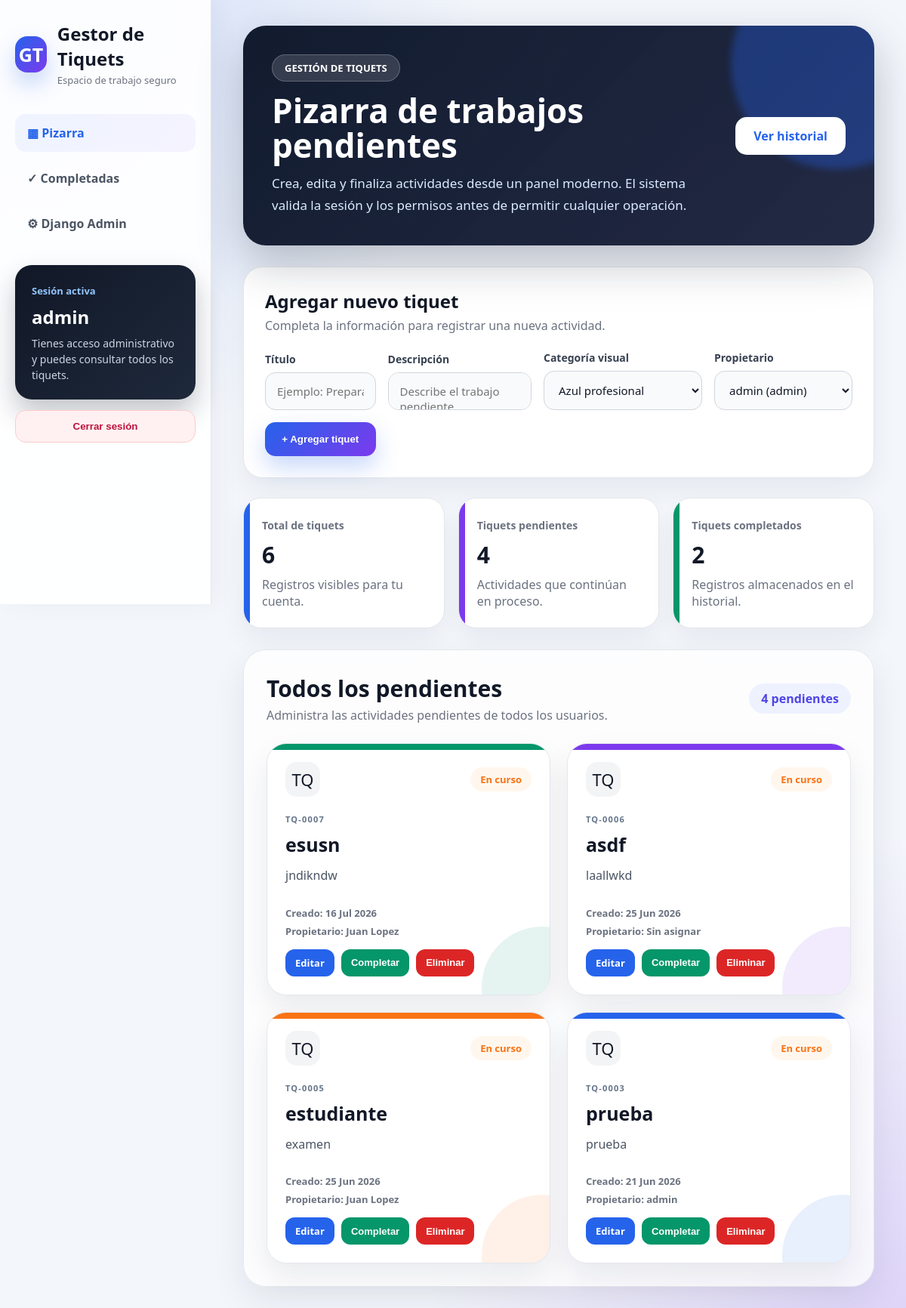
The app's page / (signed in) with its own data.
### tareas/models.py (models this page shows, shortened)
class PostIt(models.Model):
    COLORES_CHOICES = [
        ("#2563eb", "Azul profesional"),
        ("#7c3aed", "Morado creativo"),
        ("#059669", "Verde progreso"),
        ("#f97316", "Naranja urgente"),
        ("#e11d48", "Rojo importante"),
    ]
    titulo = models.CharField(max_length=100)
    contenido = models.TextField(blank=True)
    color = models.CharField(
        max_length=7,
        choices=COLORES_CHOICES,
        default="#2563eb",
    )
    creado_el = models.DateTimeField(auto_now_add=True)
    completada = models.BooleanField(default=False)
    propietario = models.ForeignKey(
        settings.AUTH_USER_MODEL,
        on_delete=models.CASCADE,
        related_name="tareas",
        null=True,
        blank=True,
    )
    class Meta:
        ordering = ["-creado_el"]
        verbose_name = "Tiquet"
        verbose_name_plural = "Tiquets"

### tareas/views.py (the view, shortened to what this page needs)
# urls.py: path("", views.pizarra, name="pizarra"),
@login_required
def pizarra(request):
    form_titulo = ""
    form_contenido = ""
    form_color = "#2563eb"
    propietario_seleccionado = str(request.user.pk)
    postits_pendientes = _tareas_permitidas(
        request.user
    ).filter(completada=False)
    contexto = {
        "postits": postits_pendientes,
        "colores": PostIt.COLORES_CHOICES,
        "usuarios": (
            _usuarios_asignables()
            if request.user.is_staff
            else []
        ),
        "form_titulo": form_titulo,
        "form_contenido": form_contenido,
        "form_color": form_color,
        "propietario_seleccionado": propietario_seleccionado,
        **_contexto_resumen(request.user),
    }
    return render(request, "pizarra.html", contexto)

### tareas/views.py (called while the page is built)
def _tareas_permitidas(user):
    queryset = PostIt.objects.select_related("propietario")
    if user.is_staff:
        return queryset
    return queryset.filter(propietario=user)

def _contexto_resumen(user):
    queryset = _tareas_permitidas(user)
    return {
        "total_tareas": queryset.count(),
        "total_pendientes": queryset.filter(completada=False).count(),
        "total_completadas": queryset.filter(completada=True).count(),
    }

def _usuarios_asignables():
    return User.objects.filter(is_active=True).order_by("username")

### tareas/templates/pizarra.html (shortened to what this page needs)
{% extends 'base.html' %}
{% block content %}
<section class="hero-premium">
    <div>
        <span class="badge-premium">GESTIÓN DE TIQUETS</span>
        <h1>Pizarra de trabajos pendientes</h1>
        <p>
            Crea, edita y finaliza actividades desde un panel moderno.
            El sistema valida la sesión y los permisos antes de permitir
            cualquier operación.
        </p>
    </div>
    <a
        href="{% url 'historial_completadas' %}"
        class="btn-principal"
    >
        Ver historial
    </a>
</section>
<section class="form-card">
    <div class="form-title">
        <h2>Agregar nuevo tiquet</h2>
        <p>
            Completa la información para registrar una nueva actividad.
        </p>
    </div>
    <form method="post" class="form-premium" novalidate>
        <div class="campo">
            <label for="titulo">Título</label>
            <input
                type="text"
                id="titulo"
                name="titulo"
                value="{{ form_titulo }}"
                placeholder="Ejemplo: Preparar informe"
                maxlength="100"
                required
            >
        </div>
        <div class="campo">
            <label for="contenido">Descripción</label>
            <textarea
                id="contenido"
                name="contenido"
                rows="1"
                placeholder="Describe el trabajo pendiente"
            >{{ form_contenido }}</textarea>
        </div>
        <div class="campo">
            <label for="color">Categoría visual</label>
            <select id="color" name="color">
                {% for valor, nombre in colores %}
                    <option
                        value="{{ valor }}"
                        {% if valor == form_color %}selected{% endif %}
                    >
                        {{ nombre }}
                    </option>
                {% endfor %}
            </select>
        </div>
        {% if request.user.is_staff %}
            <div class="campo">
                <label for="propietario">Propietario</label>
                <select
                    id="propietario"
                    name="propietario"
                    required
                >
                    {% for usuario in usuarios %}
                        <option
                            value="{{ usuario.id }}"
                            {% if usuario.id|stringformat:'s' == propietario_seleccionado %}
                                selected
                            {% endif %}
                        >
                            {{ usuario.get_full_name|default:usuario.username }}
                            ({{ usuario.username }})
                        </option>
                    {% endfor %}
                </select>
            </div>
        {% endif %}
        <button type="submit" class="btn-agregar">
            + Agregar tiquet
        </button>
    </form>
</section>
<section class="resumen-grid">
    <article class="resumen-card azul">
        <span>Total de tiquets</span>
        <strong>{{ total_tareas }}</strong>
        <p>Registros visibles para tu cuenta.</p>
    </article>
    <article class="resumen-card morado">
        <span>Tiquets pendientes</span>
        <strong>{{ total_pendientes }}</strong>
        <p>Actividades que continúan en proceso.</p>
    </article>
    <article class="resumen-card verde">
        <span>Tiquets completados</span>
        <strong>{{ total_completadas }}</strong>
        <p>Registros almacenados en el historial.</p>
    </article>
</section>
<section class="zona-tareas">
    <div class="zona-header">
        <div>
            {% if request.user.is_staff %}
                <h2>Todos los pendientes</h2>
                <p>
                    Administra las actividades pendientes de todos
                    los usuarios.
                </p>
            {% else %}
                <h2>Mis pendientes</h2>
                <p>
                    Administra las actividades que todavía no has
                    finalizado.
                </p>
            {% endif %}
        </div>
        <span>
            {{ total_pendientes }}
            pendiente{{ total_pendientes|pluralize:"s" }}
        </span>
    </div>
    <div class="tareas-grid">
        {% for nota in postits %}
            <article
                class="tarea-card"
                style="--color-card: {{ nota.color }};"
            >
                <div class="tarea-top">
                    <div class="tarea-icono">TQ</div>
                    <span class="estado-card">En curso</span>
                </div>
                <div class="tarea-body">
                    <span class="codigo-tiquet">
                        TQ-{{ nota.id|stringformat:"04d" }}
                    </span>
                    <h3>{{ nota.titulo }}</h3>
                    {% if nota.contenido %}
                        <p>
                            {{ nota.contenido|linebreaksbr }}
                        </p>
                    {% else %}
                        <p class="sin-descripcion">
                            Sin descripción registrada.
                        </p>
                    {% endif %}
                </div>
                <div class="tarea-footer">
                    <span>
                        Creado: {{ nota.creado_el|date:"d M Y" }}
                    </span>
                    {% if request.user.is_staff %}
                        <span class="propietario-tiquet">
                            Propietario:
                            {% if nota.propietario %}
                                {{ nota.propietario.get_full_name|default:nota.propietario.username }}
                            {% else %}
                                Sin asignar
                            {% endif %}
                        </span>
                    {% endif %}
                    <div class="acciones-card">
                        <a
                            href="{% url 'editar_tarea' nota.id %}"
                            class="editar"
                        >
                            Editar
                        </a>
                        <form
                            method="post"
                            action="{% url 'completar_tarea' nota.id %}"
                            class="accion-form"
                        >
                            <button
                                type="submit"
                                class="btn-accion listo"
                            >
                                Completar
                            </button>
                        </form>
                        <button
                            type="button"
                            class="btn-accion borrar abrir-modal-eliminar"
                            data-url="{% url 'eliminar_tarea' nota.id %}"
                            data-titulo="{{ nota.titulo|escapejs }}"
                        >
                            Eliminar
                        </button>
                    </div>
                </div>
            </article>
        {% endfor %}
    </div>
</section>
{% endblock %}

### tareas/templates/base.html (shortened to what this page needs)
{% load static %}
<!DOCTYPE html>
<html lang="es">
<head>
    <link rel="stylesheet" href="{% static 'css/estilos.css' %}">
    <link rel="stylesheet" href="{% static 'css/seguridad.css' %}">
</head>
<body class="app-premium">
    <div class="app-layout">
        <aside class="sidebar-premium" id="sidebarPrincipal">
            <div class="brand">
                <div class="brand-icon">GT</div>
                <div>
                    <h2>Gestor de Tiquets</h2>
                    <span>Espacio de trabajo seguro</span>
                </div>
            </div>
            <nav class="menu-premium">
                <a href="{% url 'pizarra' %}"
                   class="{% if request.resolver_match.url_name == 'pizarra' or request.resolver_match.url_name == 'editar_tarea' %}activo{% endif %}">
                    ▦ Pizarra
                </a>
                <a href="{% url 'historial_completadas' %}"
                   class="{% if request.resolver_match.url_name == 'historial_completadas' or request.resolver_match.url_name == 'detalle_completada' %}activo{% endif %}">
                    ✓ Completadas
                </a>
                {% if request.user.is_staff %}
                    <a href="{% url 'admin:index' %}" target="_blank" rel="noopener">
                        ⚙ Django Admin
                    </a>
                {% endif %}
            </nav>
            <div class="mini-card">
                <span>Sesión activa</span>
                <strong>{% firstof request.user.get_full_name request.user.username %}</strong>
                <p>
                    {% if request.user.is_staff %}
                        Tienes acceso administrativo y puedes consultar todos los tiquets.
                    {% else %}
                        Tu cuenta únicamente puede consultar sus propios tiquets.
                    {% endif %}
                </p>
            </div>
            <form method="post" action="{% url 'logout' %}" class="form-logout">
                <button type="submit" class="btn-logout">Cerrar sesión</button>
            </form>
        </aside>
        <main class="contenido-premium">
            {% block content %}{% endblock %}
        </main>
    </div>
</body>
</html>

### tareas/static/css/seguridad.css (style rules this page uses)
:root { --seg-primary: #2563eb; --seg-primary-dark: #1d4ed8; --seg-purple: #7c3aed; --seg-success: #059669; --seg-danger: #dc2626; --seg-text: #111827; --seg-muted: #64748b; --seg-border: #e2e8f0; --seg-surface: #ffffff; }
.form-logout { margin-top: 14px; }
.btn-logout { width: 100%; border: 1px solid #fecaca; background: #fff1f2; color: #be123c; padding: 13px 16px; border-radius: 14px; font-weight: 900; cursor: pointer; transition: 0.25s; }
.codigo-tiquet { display: block; color: #64748b; font-size: 11px; font-weight: 900; letter-spacing: 0.11em; margin-bottom: 9px; }
.propietario-tiquet { display: block; margin-top: 5px; color: #64748b; font-size: 12px; font-weight: 700; }
.acciones-card form { display: inline-flex; }
.btn-accion { border: none; color: white; padding: 9px 13px; border-radius: 12px; font-size: 13px; font-weight: 900; cursor: pointer; transition: 0.2s; }
.btn-accion.listo { background: #059669; }
.btn-accion.borrar { background: #dc2626; }

### records on screen
PostIt: id "0007", titulo "esusn", contenido "jndikndw", creado_el "16 Jul 2026", propietario.get_full_name "Juan Lopez"
PostIt: id "0006", titulo "asdf", contenido "laallwkd", creado_el "25 Jun 2026", shows "Sin asignar"
PostIt: id "0005", titulo "estudiante", contenido "examen", creado_el "25 Jun 2026", propietario.get_full_name "Juan Lopez"
PostIt: id "0003", titulo "prueba", contenido "prueba", creado_el "21 Jun 2026", propietario.get_full_name "admin"

### other values on screen
{{ total_tareas }} "6"
{{ total_pendientes }} "4"
{{ total_completadas }} "2"
form field color "Azul profesional"
form field propietario "admin (admin)"
